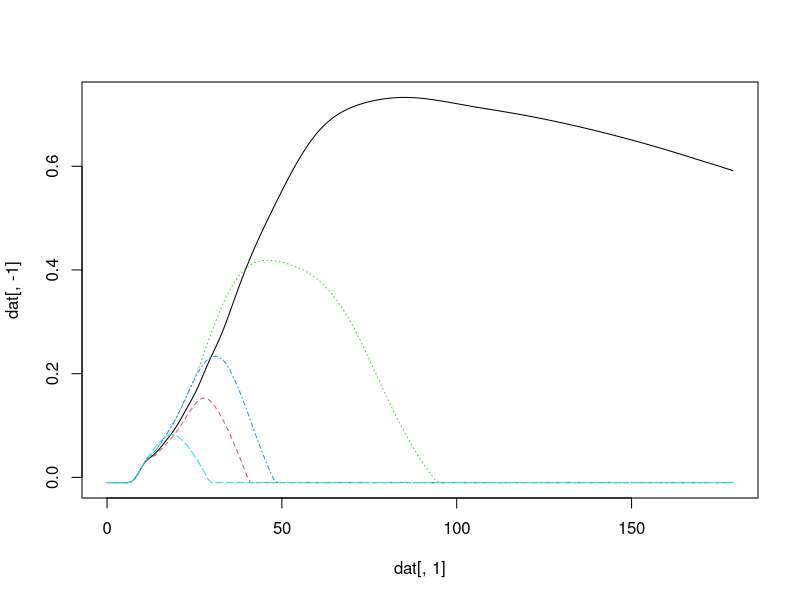
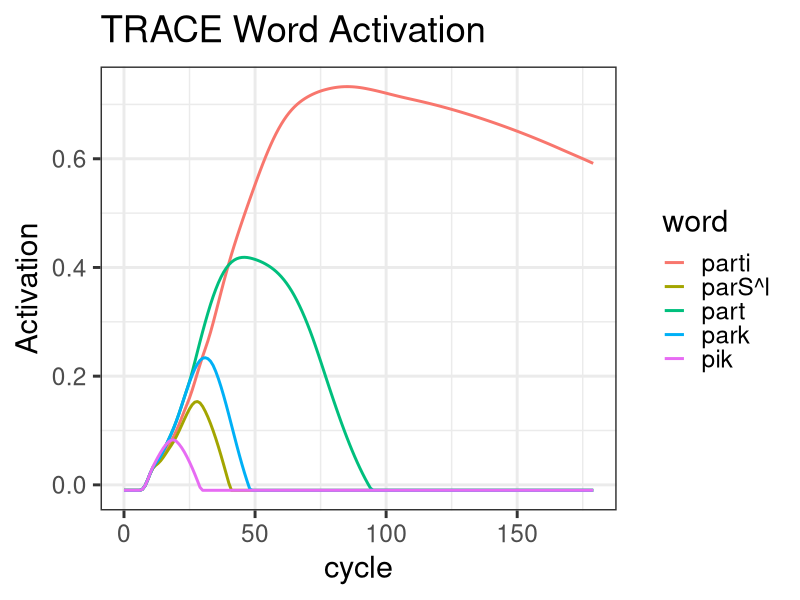

Reproduce these figures in R, in order.

library(data.table)

dat <- fread("jtrace_parti_graph.csv")
dat[, V7:=NULL]

cc <- c("")
matplot(x = dat[, 1], y = dat[, -1], type = 'l')

dat2 <- melt(dat, id.vars = "cycle")

library(ggplot2)
dat2[, word := variable]
png("trace_plot.png", width = 624)
ggplot(dat2, aes(cycle, value, color = word)) +
  geom_line(size = 1) + ylab("Activation") + theme_bw(base_size=22) +
  ggtitle("TRACE Word Activation")
dev.off()
